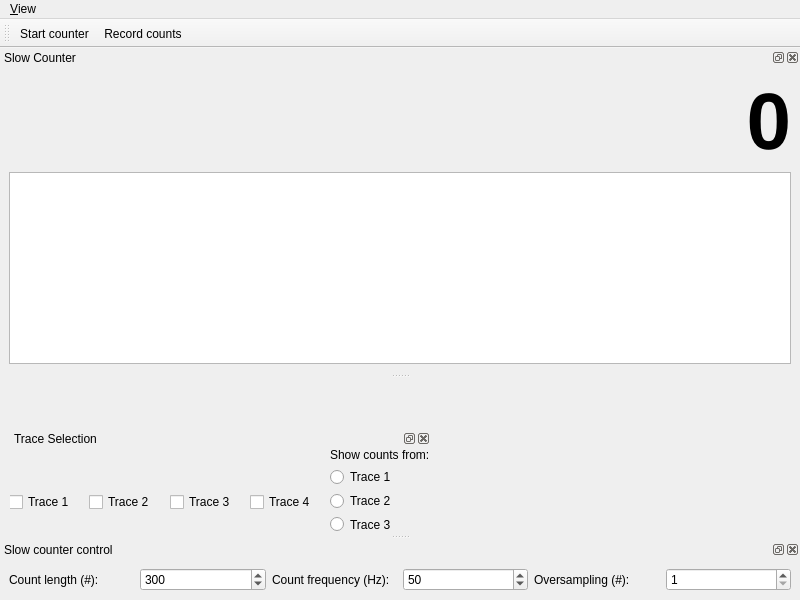
<?xml version="1.0" encoding="UTF-8"?>
<ui version="4.0">
 <class>MainWindow</class>
 <widget class="QMainWindow" name="MainWindow">
  <property name="geometry">
   <rect>
    <x>0</x>
    <y>0</y>
    <width>800</width>
    <height>600</height>
   </rect>
  </property>
  <property name="windowTitle">
   <string>qudi: Slow Counter</string>
  </property>
  <widget class="QWidget" name="centralwidget">
   <widget class="QDockWidget" name="trace_selection_DockWidget">
    <property name="geometry">
     <rect>
      <x>10</x>
      <y>50</y>
      <width>421</width>
      <height>109</height>
     </rect>
    </property>
    <property name="floating">
     <bool>true</bool>
    </property>
    <property name="windowTitle">
     <string>Trace Selection</string>
    </property>
    <widget class="QWidget" name="dockWidgetContents_3">
     <widget class="QWidget" name="horizontalLayoutWidget">
      <property name="geometry">
       <rect>
        <x>-1</x>
        <y>0</y>
        <width>421</width>
        <height>109</height>
       </rect>
      </property>
      <layout class="QHBoxLayout" name="horizontalLayout_2">
       <item>
        <widget class="QCheckBox" name="trace_1_checkbox">
         <property name="text">
          <string>Trace 1</string>
         </property>
        </widget>
       </item>
       <item>
        <widget class="QCheckBox" name="trace_2_checkbox">
         <property name="text">
          <string>Trace 2</string>
         </property>
        </widget>
       </item>
       <item>
        <widget class="QCheckBox" name="trace_3_checkbox">
         <property name="text">
          <string>Trace 3</string>
         </property>
        </widget>
       </item>
       <item>
        <widget class="QCheckBox" name="trace_4_checkbox">
         <property name="text">
          <string>Trace 4</string>
         </property>
        </widget>
       </item>
       <item>
        <layout class="QVBoxLayout" name="verticalLayout_2">
         <item>
          <widget class="QLabel" name="show_couts_label">
           <property name="text">
            <string>Show counts from:</string>
           </property>
          </widget>
         </item>
         <item>
          <widget class="QRadioButton" name="trace_1_radiobutton">
           <property name="text">
            <string>Trace 1</string>
           </property>
          </widget>
         </item>
         <item>
          <widget class="QRadioButton" name="trace_2_radiobutton">
           <property name="text">
            <string>Trace 2</string>
           </property>
          </widget>
         </item>
         <item>
          <widget class="QRadioButton" name="trace_3_radiobutton">
           <property name="text">
            <string>Trace 3</string>
           </property>
          </widget>
         </item>
         <item>
          <widget class="QRadioButton" name="trace_4_radiobutton">
           <property name="text">
            <string>Trace 4</string>
           </property>
          </widget>
         </item>
        </layout>
       </item>
      </layout>
     </widget>
    </widget>
   </widget>
  </widget>
  <widget class="QMenuBar" name="menubar">
   <property name="geometry">
    <rect>
     <x>0</x>
     <y>0</y>
     <width>800</width>
     <height>21</height>
    </rect>
   </property>
   <widget class="QMenu" name="menuView">
    <property name="title">
     <string>&amp;View</string>
    </property>
    <widget class="QMenu" name="menuToolbars">
     <property name="title">
      <string>&amp;Toolbars</string>
     </property>
     <addaction name="counting_controls_view_Action"/>
    </widget>
    <addaction name="slow_counter_view_Action"/>
    <addaction name="slow_counter_parameters_view_Action"/>
    <addaction name="trace_selection_view_Action"/>
    <addaction name="actionCorrelation"/>
    <addaction name="separator"/>
    <addaction name="menuToolbars"/>
    <addaction name="separator"/>
    <addaction name="restore_default_view_Action"/>
    <addaction name="actionClose"/>
   </widget>
   <addaction name="menuView"/>
  </widget>
  <widget class="QDockWidget" name="counter_trace_DockWidget">
   <property name="sizePolicy">
    <sizepolicy hsizetype="Preferred" vsizetype="Preferred">
     <horstretch>1</horstretch>
     <verstretch>0</verstretch>
    </sizepolicy>
   </property>
   <property name="windowTitle">
    <string>Slow Counter</string>
   </property>
   <attribute name="dockWidgetArea">
    <number>4</number>
   </attribute>
   <widget class="QWidget" name="dockWidgetContents">
    <layout class="QVBoxLayout" name="verticalLayout">
     <item>
      <widget class="QLabel" name="count_value_Label">
       <property name="font">
        <font>
         <pointsize>60</pointsize>
         <weight>75</weight>
         <bold>true</bold>
        </font>
       </property>
       <property name="text">
        <string>0</string>
       </property>
       <property name="alignment">
        <set>Qt::AlignRight|Qt::AlignTrailing|Qt::AlignVCenter</set>
       </property>
      </widget>
     </item>
     <item>
      <widget class="PlotWidget" name="counter_trace_PlotWidget"/>
     </item>
    </layout>
   </widget>
  </widget>
  <widget class="QDockWidget" name="slow_counter_parameters_DockWidget">
   <property name="maximumSize">
    <size>
     <width>524287</width>
     <height>100</height>
    </size>
   </property>
   <property name="windowTitle">
    <string>Slow counter control</string>
   </property>
   <attribute name="dockWidgetArea">
    <number>8</number>
   </attribute>
   <widget class="QWidget" name="dockWidgetContents_2">
    <layout class="QHBoxLayout" name="horizontalLayout">
     <item>
      <widget class="QLabel" name="label">
       <property name="text">
        <string>Count length (#):</string>
       </property>
      </widget>
     </item>
     <item>
      <widget class="QSpinBox" name="count_length_SpinBox">
       <property name="minimum">
        <number>1</number>
       </property>
       <property name="maximum">
        <number>1000000</number>
       </property>
       <property name="singleStep">
        <number>10</number>
       </property>
       <property name="value">
        <number>300</number>
       </property>
      </widget>
     </item>
     <item>
      <widget class="QLabel" name="label_2">
       <property name="text">
        <string>Count frequency (Hz):</string>
       </property>
      </widget>
     </item>
     <item>
      <widget class="QSpinBox" name="count_freq_SpinBox">
       <property name="minimum">
        <number>1</number>
       </property>
       <property name="maximum">
        <number>1000000</number>
       </property>
       <property name="singleStep">
        <number>10</number>
       </property>
       <property name="value">
        <number>50</number>
       </property>
      </widget>
     </item>
     <item>
      <widget class="QLabel" name="label_3">
       <property name="toolTip">
        <string>If bigger than 1, the number of samples is averaged over the given number and then displayed. 
Use for extremely fast counting, since all the raw data is saved. 
Timestamps in oversampling interval are all equal to the averaging time.</string>
       </property>
       <property name="text">
        <string>Oversampling (#):</string>
       </property>
      </widget>
     </item>
     <item>
      <widget class="QSpinBox" name="oversampling_SpinBox">
       <property name="toolTip">
        <string>If bigger than 1, the number of samples is averaged over the given number and then displayed. 
Use for extremely fast counting, since all the raw data is saved. 
Timestamps in oversampling interval are all equal to the averaging time.</string>
       </property>
       <property name="minimum">
        <number>1</number>
       </property>
       <property name="maximum">
        <number>10000</number>
       </property>
       <property name="value">
        <number>1</number>
       </property>
      </widget>
     </item>
    </layout>
   </widget>
  </widget>
  <widget class="QToolBar" name="counting_control_ToolBar">
   <property name="windowTitle">
    <string>Counting Controls</string>
   </property>
   <property name="toolButtonStyle">
    <enum>Qt::ToolButtonTextUnderIcon</enum>
   </property>
   <attribute name="toolBarArea">
    <enum>TopToolBarArea</enum>
   </attribute>
   <attribute name="toolBarBreak">
    <bool>false</bool>
   </attribute>
   <addaction name="start_counter_Action"/>
   <addaction name="record_counts_Action"/>
  </widget>
  <action name="start_counter_Action">
   <property name="checkable">
    <bool>true</bool>
   </property>
   <property name="icon">
    <iconset>
     <normaloff>../../artwork/icons/qudiTheme/22x22/start-counter.png</normaloff>../../artwork/icons/qudiTheme/22x22/start-counter.png</iconset>
   </property>
   <property name="text">
    <string>Start counter</string>
   </property>
   <property name="toolTip">
    <string>Start the counter</string>
   </property>
  </action>
  <action name="record_counts_Action">
   <property name="checkable">
    <bool>true</bool>
   </property>
   <property name="icon">
    <iconset>
     <normaloff>../../artwork/icons/qudiTheme/22x22/record-counter.png</normaloff>../../artwork/icons/qudiTheme/22x22/record-counter.png</iconset>
   </property>
   <property name="text">
    <string>Record counts</string>
   </property>
   <property name="toolTip">
    <string>Save count trace to file</string>
   </property>
  </action>
  <action name="slow_counter_view_Action">
   <property name="checkable">
    <bool>true</bool>
   </property>
   <property name="text">
    <string>&amp;Slow counter</string>
   </property>
   <property name="toolTip">
    <string>Show the Slow counter</string>
   </property>
  </action>
  <action name="slow_counter_parameters_view_Action">
   <property name="checkable">
    <bool>true</bool>
   </property>
   <property name="text">
    <string>Slow &amp;counter parameters</string>
   </property>
   <property name="toolTip">
    <string>Show Slow counter parameters</string>
   </property>
  </action>
  <action name="restore_default_view_Action">
   <property name="text">
    <string>&amp;Restore default</string>
   </property>
  </action>
  <action name="counting_controls_view_Action">
   <property name="checkable">
    <bool>true</bool>
   </property>
   <property name="text">
    <string>&amp;Counting controls</string>
   </property>
  </action>
  <action name="actionClose">
   <property name="icon">
    <iconset>
     <normaloff>../../artwork/icons/oxygen/22x22/application-exit.png</normaloff>../../artwork/icons/oxygen/22x22/application-exit.png</iconset>
   </property>
   <property name="text">
    <string>Close</string>
   </property>
  </action>
  <action name="trace_selection_view_Action">
   <property name="checkable">
    <bool>true</bool>
   </property>
   <property name="checked">
    <bool>false</bool>
   </property>
   <property name="text">
    <string>Trace Selection</string>
   </property>
  </action>
  <action name="actionCorrelation">
   <property name="checkable">
    <bool>true</bool>
   </property>
   <property name="text">
    <string>Correlation</string>
   </property>
  </action>
 </widget>
 <customwidgets>
  <customwidget>
   <class>PlotWidget</class>
   <extends>QGraphicsView</extends>
   <header>pyqtgraph</header>
  </customwidget>
 </customwidgets>
 <resources/>
 <connections>
  <connection>
   <sender>slow_counter_view_Action</sender>
   <signal>triggered(bool)</signal>
   <receiver>counter_trace_DockWidget</receiver>
   <slot>setVisible(bool)</slot>
   <hints>
    <hint type="sourcelabel">
     <x>-1</x>
     <y>-1</y>
    </hint>
    <hint type="destinationlabel">
     <x>399</x>
     <y>136</y>
    </hint>
   </hints>
  </connection>
  <connection>
   <sender>counter_trace_DockWidget</sender>
   <signal>visibilityChanged(bool)</signal>
   <receiver>slow_counter_view_Action</receiver>
   <slot>setChecked(bool)</slot>
   <hints>
    <hint type="sourcelabel">
     <x>399</x>
     <y>136</y>
    </hint>
    <hint type="destinationlabel">
     <x>-1</x>
     <y>-1</y>
    </hint>
   </hints>
  </connection>
  <connection>
   <sender>slow_counter_parameters_view_Action</sender>
   <signal>triggered(bool)</signal>
   <receiver>slow_counter_parameters_DockWidget</receiver>
   <slot>setVisible(bool)</slot>
   <hints>
    <hint type="sourcelabel">
     <x>-1</x>
     <y>-1</y>
    </hint>
    <hint type="destinationlabel">
     <x>399</x>
     <y>551</y>
    </hint>
   </hints>
  </connection>
  <connection>
   <sender>slow_counter_parameters_DockWidget</sender>
   <signal>visibilityChanged(bool)</signal>
   <receiver>slow_counter_parameters_view_Action</receiver>
   <slot>setChecked(bool)</slot>
   <hints>
    <hint type="sourcelabel">
     <x>399</x>
     <y>551</y>
    </hint>
    <hint type="destinationlabel">
     <x>-1</x>
     <y>-1</y>
    </hint>
   </hints>
  </connection>
  <connection>
   <sender>counting_controls_view_Action</sender>
   <signal>triggered(bool)</signal>
   <receiver>counting_control_ToolBar</receiver>
   <slot>setVisible(bool)</slot>
   <hints>
    <hint type="sourcelabel">
     <x>-1</x>
     <y>-1</y>
    </hint>
    <hint type="destinationlabel">
     <x>399</x>
     <y>41</y>
    </hint>
   </hints>
  </connection>
  <connection>
   <sender>counting_control_ToolBar</sender>
   <signal>visibilityChanged(bool)</signal>
   <receiver>counting_controls_view_Action</receiver>
   <slot>setChecked(bool)</slot>
   <hints>
    <hint type="sourcelabel">
     <x>399</x>
     <y>41</y>
    </hint>
    <hint type="destinationlabel">
     <x>-1</x>
     <y>-1</y>
    </hint>
   </hints>
  </connection>
  <connection>
   <sender>actionClose</sender>
   <signal>triggered()</signal>
   <receiver>MainWindow</receiver>
   <slot>close()</slot>
   <hints>
    <hint type="sourcelabel">
     <x>-1</x>
     <y>-1</y>
    </hint>
    <hint type="destinationlabel">
     <x>399</x>
     <y>299</y>
    </hint>
   </hints>
  </connection>
  <connection>
   <sender>trace_selection_view_Action</sender>
   <signal>triggered(bool)</signal>
   <receiver>trace_selection_DockWidget</receiver>
   <slot>setVisible(bool)</slot>
   <hints>
    <hint type="sourcelabel">
     <x>-1</x>
     <y>-1</y>
    </hint>
    <hint type="destinationlabel">
     <x>39</x>
     <y>463</y>
    </hint>
   </hints>
  </connection>
  <connection>
   <sender>trace_selection_DockWidget</sender>
   <signal>visibilityChanged(bool)</signal>
   <receiver>trace_selection_view_Action</receiver>
   <slot>setChecked(bool)</slot>
   <hints>
    <hint type="sourcelabel">
     <x>39</x>
     <y>463</y>
    </hint>
    <hint type="destinationlabel">
     <x>-1</x>
     <y>-1</y>
    </hint>
   </hints>
  </connection>
 </connections>
</ui>
